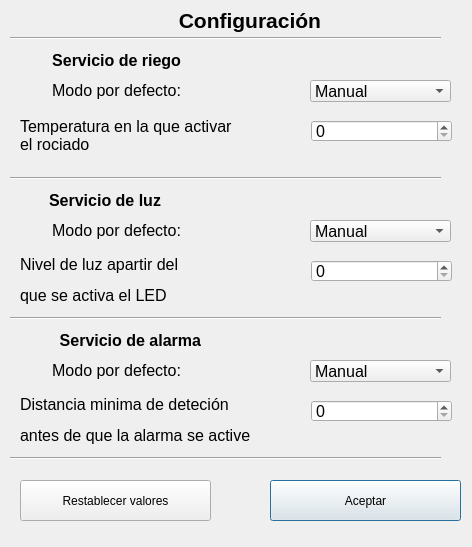
<?xml version="1.0" encoding="UTF-8"?>
<ui version="4.0">
 <class>Dialog</class>
 <widget class="QDialog" name="Dialog">
  <property name="geometry">
   <rect>
    <x>0</x>
    <y>0</y>
    <width>472</width>
    <height>547</height>
   </rect>
  </property>
  <property name="windowTitle">
   <string>Dialog</string>
  </property>
  <widget class="QLabel" name="label">
   <property name="geometry">
    <rect>
     <x>110</x>
     <y>0</y>
     <width>211</width>
     <height>41</height>
    </rect>
   </property>
   <property name="font">
    <font>
     <pointsize>16</pointsize>
     <weight>75</weight>
     <bold>true</bold>
    </font>
   </property>
   <property name="text">
    <string>Configuración</string>
   </property>
   <property name="alignment">
    <set>Qt::AlignRight|Qt::AlignTrailing|Qt::AlignVCenter</set>
   </property>
  </widget>
  <widget class="QPushButton" name="Baceptar">
   <property name="geometry">
    <rect>
     <x>270</x>
     <y>480</y>
     <width>191</width>
     <height>41</height>
    </rect>
   </property>
   <property name="text">
    <string>Aceptar</string>
   </property>
  </widget>
  <widget class="QLabel" name="label_2">
   <property name="geometry">
    <rect>
     <x>20</x>
     <y>70</y>
     <width>161</width>
     <height>41</height>
    </rect>
   </property>
   <property name="font">
    <font>
     <pointsize>12</pointsize>
     <weight>50</weight>
     <bold>false</bold>
    </font>
   </property>
   <property name="text">
    <string>Modo por defecto:</string>
   </property>
   <property name="alignment">
    <set>Qt::AlignRight|Qt::AlignTrailing|Qt::AlignVCenter</set>
   </property>
  </widget>
  <widget class="QLabel" name="label_3">
   <property name="geometry">
    <rect>
     <x>20</x>
     <y>110</y>
     <width>271</width>
     <height>51</height>
    </rect>
   </property>
   <property name="font">
    <font>
     <pointsize>12</pointsize>
     <weight>50</weight>
     <bold>false</bold>
    </font>
   </property>
   <property name="text">
    <string>&lt;html&gt;&lt;head/&gt;&lt;body&gt;&lt;p align=&quot;justify&quot;&gt;Temperatura en la que activar &lt;br/&gt;el rociado&lt;/p&gt;&lt;/body&gt;&lt;/html&gt;</string>
   </property>
   <property name="alignment">
    <set>Qt::AlignRight|Qt::AlignTrailing|Qt::AlignVCenter</set>
   </property>
  </widget>
  <widget class="QLabel" name="label_4">
   <property name="geometry">
    <rect>
     <x>10</x>
     <y>40</y>
     <width>171</width>
     <height>41</height>
    </rect>
   </property>
   <property name="font">
    <font>
     <pointsize>12</pointsize>
     <weight>75</weight>
     <bold>true</bold>
    </font>
   </property>
   <property name="text">
    <string>Servicio de riego</string>
   </property>
   <property name="alignment">
    <set>Qt::AlignRight|Qt::AlignTrailing|Qt::AlignVCenter</set>
   </property>
  </widget>
  <widget class="QComboBox" name="CB1">
   <property name="geometry">
    <rect>
     <x>310</x>
     <y>80</y>
     <width>141</width>
     <height>22</height>
    </rect>
   </property>
   <property name="font">
    <font>
     <pointsize>12</pointsize>
    </font>
   </property>
   <item>
    <property name="text">
     <string>Manual</string>
    </property>
   </item>
   <item>
    <property name="text">
     <string>Automatico</string>
    </property>
   </item>
  </widget>
  <widget class="QSpinBox" name="SB1">
   <property name="geometry">
    <rect>
     <x>311</x>
     <y>120</y>
     <width>141</width>
     <height>22</height>
    </rect>
   </property>
   <property name="font">
    <font>
     <pointsize>12</pointsize>
    </font>
   </property>
  </widget>
  <widget class="Line" name="line">
   <property name="geometry">
    <rect>
     <x>10</x>
     <y>170</y>
     <width>431</width>
     <height>16</height>
    </rect>
   </property>
   <property name="orientation">
    <enum>Qt::Horizontal</enum>
   </property>
  </widget>
  <widget class="Line" name="line_2">
   <property name="geometry">
    <rect>
     <x>10</x>
     <y>30</y>
     <width>431</width>
     <height>16</height>
    </rect>
   </property>
   <property name="orientation">
    <enum>Qt::Horizontal</enum>
   </property>
  </widget>
  <widget class="QComboBox" name="CB2">
   <property name="geometry">
    <rect>
     <x>310</x>
     <y>220</y>
     <width>141</width>
     <height>22</height>
    </rect>
   </property>
   <property name="font">
    <font>
     <pointsize>12</pointsize>
    </font>
   </property>
   <item>
    <property name="text">
     <string>Manual</string>
    </property>
   </item>
   <item>
    <property name="text">
     <string>Automatico</string>
    </property>
   </item>
  </widget>
  <widget class="Line" name="line_3">
   <property name="geometry">
    <rect>
     <x>10</x>
     <y>310</y>
     <width>431</width>
     <height>16</height>
    </rect>
   </property>
   <property name="orientation">
    <enum>Qt::Horizontal</enum>
   </property>
  </widget>
  <widget class="QLabel" name="label_5">
   <property name="geometry">
    <rect>
     <x>20</x>
     <y>250</y>
     <width>271</width>
     <height>61</height>
    </rect>
   </property>
   <property name="font">
    <font>
     <pointsize>12</pointsize>
     <weight>50</weight>
     <bold>false</bold>
    </font>
   </property>
   <property name="text">
    <string>&lt;html&gt;&lt;head/&gt;&lt;body&gt;&lt;p align=&quot;justify&quot;&gt;Nivel de luz apartir del &lt;/p&gt;&lt;p align=&quot;justify&quot;&gt;que se activa el LED&lt;/p&gt;&lt;/body&gt;&lt;/html&gt;</string>
   </property>
   <property name="alignment">
    <set>Qt::AlignRight|Qt::AlignTrailing|Qt::AlignVCenter</set>
   </property>
  </widget>
  <widget class="QSpinBox" name="SB2">
   <property name="geometry">
    <rect>
     <x>311</x>
     <y>260</y>
     <width>141</width>
     <height>22</height>
    </rect>
   </property>
   <property name="font">
    <font>
     <pointsize>12</pointsize>
    </font>
   </property>
  </widget>
  <widget class="QLabel" name="label_6">
   <property name="geometry">
    <rect>
     <x>20</x>
     <y>210</y>
     <width>161</width>
     <height>41</height>
    </rect>
   </property>
   <property name="font">
    <font>
     <pointsize>12</pointsize>
     <weight>50</weight>
     <bold>false</bold>
    </font>
   </property>
   <property name="text">
    <string>Modo por defecto:</string>
   </property>
   <property name="alignment">
    <set>Qt::AlignRight|Qt::AlignTrailing|Qt::AlignVCenter</set>
   </property>
  </widget>
  <widget class="QLabel" name="label_7">
   <property name="geometry">
    <rect>
     <x>10</x>
     <y>180</y>
     <width>151</width>
     <height>41</height>
    </rect>
   </property>
   <property name="font">
    <font>
     <pointsize>12</pointsize>
     <weight>75</weight>
     <bold>true</bold>
    </font>
   </property>
   <property name="text">
    <string>Servicio de luz</string>
   </property>
   <property name="alignment">
    <set>Qt::AlignRight|Qt::AlignTrailing|Qt::AlignVCenter</set>
   </property>
  </widget>
  <widget class="QLabel" name="label_8">
   <property name="geometry">
    <rect>
     <x>20</x>
     <y>390</y>
     <width>291</width>
     <height>61</height>
    </rect>
   </property>
   <property name="font">
    <font>
     <pointsize>12</pointsize>
     <weight>50</weight>
     <bold>false</bold>
    </font>
   </property>
   <property name="text">
    <string>&lt;html&gt;&lt;head/&gt;&lt;body&gt;&lt;p align=&quot;justify&quot;&gt;Distancia minima de deteción&lt;/p&gt;&lt;p align=&quot;justify&quot;&gt;antes de que la alarma se active&lt;/p&gt;&lt;/body&gt;&lt;/html&gt;</string>
   </property>
   <property name="alignment">
    <set>Qt::AlignRight|Qt::AlignTrailing|Qt::AlignVCenter</set>
   </property>
  </widget>
  <widget class="Line" name="line_4">
   <property name="geometry">
    <rect>
     <x>10</x>
     <y>450</y>
     <width>431</width>
     <height>16</height>
    </rect>
   </property>
   <property name="orientation">
    <enum>Qt::Horizontal</enum>
   </property>
  </widget>
  <widget class="QSpinBox" name="SB3">
   <property name="geometry">
    <rect>
     <x>311</x>
     <y>400</y>
     <width>141</width>
     <height>22</height>
    </rect>
   </property>
   <property name="font">
    <font>
     <pointsize>12</pointsize>
    </font>
   </property>
  </widget>
  <widget class="QLabel" name="label_9">
   <property name="geometry">
    <rect>
     <x>10</x>
     <y>320</y>
     <width>191</width>
     <height>41</height>
    </rect>
   </property>
   <property name="font">
    <font>
     <pointsize>12</pointsize>
     <weight>75</weight>
     <bold>true</bold>
    </font>
   </property>
   <property name="text">
    <string>Servicio de alarma</string>
   </property>
   <property name="alignment">
    <set>Qt::AlignRight|Qt::AlignTrailing|Qt::AlignVCenter</set>
   </property>
  </widget>
  <widget class="QComboBox" name="CB3">
   <property name="geometry">
    <rect>
     <x>310</x>
     <y>360</y>
     <width>141</width>
     <height>22</height>
    </rect>
   </property>
   <property name="font">
    <font>
     <pointsize>12</pointsize>
    </font>
   </property>
   <item>
    <property name="text">
     <string>Manual</string>
    </property>
   </item>
   <item>
    <property name="text">
     <string>Automatico</string>
    </property>
   </item>
  </widget>
  <widget class="QLabel" name="label_10">
   <property name="geometry">
    <rect>
     <x>20</x>
     <y>350</y>
     <width>161</width>
     <height>41</height>
    </rect>
   </property>
   <property name="font">
    <font>
     <pointsize>12</pointsize>
     <weight>50</weight>
     <bold>false</bold>
    </font>
   </property>
   <property name="text">
    <string>Modo por defecto:</string>
   </property>
   <property name="alignment">
    <set>Qt::AlignRight|Qt::AlignTrailing|Qt::AlignVCenter</set>
   </property>
  </widget>
  <widget class="QPushButton" name="Brestablecer">
   <property name="geometry">
    <rect>
     <x>20</x>
     <y>480</y>
     <width>191</width>
     <height>41</height>
    </rect>
   </property>
   <property name="text">
    <string>Restablecer valores</string>
   </property>
  </widget>
 </widget>
 <resources/>
 <connections/>
</ui>
